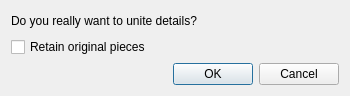
<?xml version="1.0" encoding="UTF-8"?>
<ui version="4.0">
 <class>UnionDialog</class>
 <widget class="QDialog" name="UnionDialog">
  <property name="windowModality">
   <enum>Qt::NonModal</enum>
  </property>
  <property name="geometry">
   <rect>
    <x>0</x>
    <y>0</y>
    <width>350</width>
    <height>96</height>
   </rect>
  </property>
  <property name="windowTitle">
   <string>Union tool</string>
  </property>
  <property name="windowIcon">
   <iconset resource="../../../vmisc/share/resources/icon.qrc">
    <normaloff>:/icon/64x64/icon64x64.png</normaloff>:/icon/64x64/icon64x64.png</iconset>
  </property>
  <property name="modal">
   <bool>false</bool>
  </property>
  <layout class="QVBoxLayout" name="verticalLayout">
   <item>
    <widget class="QLabel" name="label">
     <property name="text">
      <string>&lt;html&gt;&lt;head/&gt;&lt;body&gt;&lt;p&gt;Do you really want to unite details?&lt;/p&gt;&lt;/body&gt;&lt;/html&gt;</string>
     </property>
    </widget>
   </item>
   <item>
    <widget class="QCheckBox" name="checkBox">
     <property name="text">
      <string>Retain original pieces</string>
     </property>
    </widget>
   </item>
   <item>
    <widget class="QDialogButtonBox" name="buttonBox">
     <property name="orientation">
      <enum>Qt::Horizontal</enum>
     </property>
     <property name="standardButtons">
      <set>QDialogButtonBox::Cancel|QDialogButtonBox::Ok</set>
     </property>
    </widget>
   </item>
  </layout>
 </widget>
 <tabstops>
  <tabstop>buttonBox</tabstop>
 </tabstops>
 <resources>
  <include location="../../../vmisc/share/resources/icon.qrc"/>
 </resources>
 <connections>
  <connection>
   <sender>buttonBox</sender>
   <signal>accepted()</signal>
   <receiver>UnionDialog</receiver>
   <slot>accept()</slot>
   <hints>
    <hint type="sourcelabel">
     <x>248</x>
     <y>254</y>
    </hint>
    <hint type="destinationlabel">
     <x>157</x>
     <y>274</y>
    </hint>
   </hints>
  </connection>
  <connection>
   <sender>buttonBox</sender>
   <signal>rejected()</signal>
   <receiver>UnionDialog</receiver>
   <slot>reject()</slot>
   <hints>
    <hint type="sourcelabel">
     <x>316</x>
     <y>260</y>
    </hint>
    <hint type="destinationlabel">
     <x>286</x>
     <y>274</y>
    </hint>
   </hints>
  </connection>
 </connections>
</ui>
